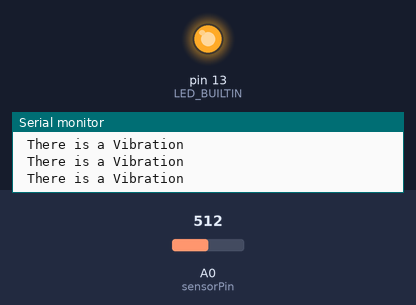
The sketch below on a simulated Arduino Uno, built with avr-gcc and run on an emulated ATmega328P. On the bench: output pins drawn as LEDs (lit = HIGH), the last lines printed to the serial monitor. The test bench sets the inputs (shaded band); at power-on: A0 (sensorPin) = 512.

Above: at 1.2 s.
1.3 s: A0 (sensorPin) set to 54
2.8 s: A0 (sensorPin) set to 46
At 3.2 s:
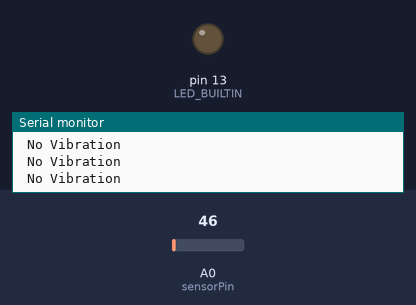
4.3 s: A0 (sensorPin) set to 122
At 5.5 s:
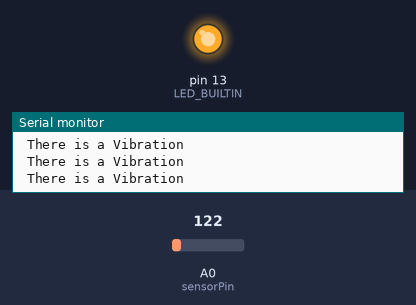
5.8 s: A0 (sensorPin) set to 40
At 7.0 s:
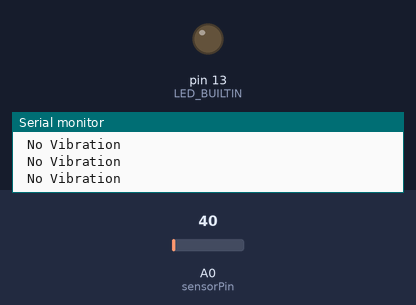
Timing chart, 0 to 8.3 s (numbered marks = the images above; inputs shaded):
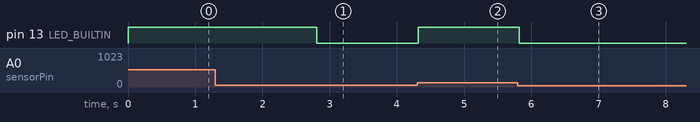

Measured:
- the behaviour switches between 50 and 49 on A0 (sensorPin) (found by bisection; images 0 and 1)
- after the input at 2.8 s, pin 13 (LED_BUILTIN): HIGH → LOW at once
- after the input at 4.3 s, pin 13 (LED_BUILTIN): LOW → HIGH at once
- after the input at 5.8 s, pin 13 (LED_BUILTIN): HIGH → LOW at once

The sketch:

Serial_ADC.ino
```cpp
int sensorPin = A0;    // Connect A0 pin of NodeMCU  to 14th pin of Sensor Board
int sensorValue = 0;   //  variable to store the value coming from the sensor

void setup()
{
  pinMode(LED_BUILTIN, OUTPUT);
}

void loop()
{

  Serial.begin(115200);
  sensorValue = analogRead(sensorPin);

  if(sensorValue<50)
  {
  digitalWrite(LED_BUILTIN, LOW);
  Serial.println(" No Vibration ");
  delay(100);
  }
  else
  {
  digitalWrite(LED_BUILTIN, HIGH);
  Serial.println(" There is a Vibration ");
  delay(100);
  }

}
```
